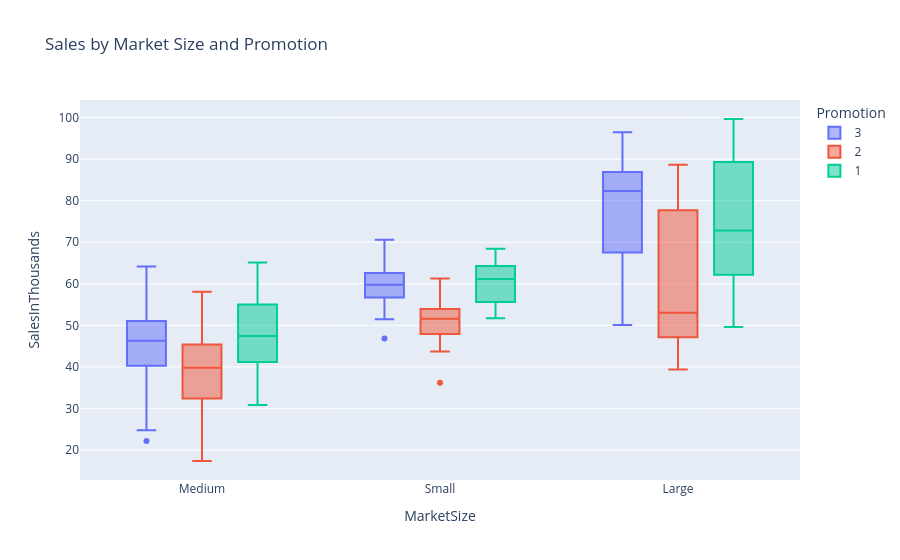

Notebook code cell kept with this figure:
### Code cell
fig = px.box(
    df,
    x="MarketSize",
    y="SalesInThousands",
    color="Promotion",
    title="Sales by Market Size and Promotion"
)
fig.show()

### Figure 1 — Plotly figure (JSON) as saved in the notebook; plotly's stock layout.template omitted (floating-point values rounded to 4 significant figures; data arrays with more than 128 entries replaced by an {"elided": "..."} marker saying what was removed)
{"data": [{"alignmentgroup": "True", "hovertemplate": "Promotion=3<br>MarketSize=%{x}<br>SalesInThousands=%{y}<extra></extra>", "legendgroup": "3", "marker": {"color": "#636efa"}, "name": "3", "notched": false, "offsetgroup": "3", "orientation": "v", "showlegend": true, "type": "box", "x": {"elided": "188 str values"}, "x0": " ", "xaxis": "x", "y": {"elided": "188 float values"}, "y0": " ", "yaxis": "y"}, {"alignmentgroup": "True", "hovertemplate": "Promotion=2<br>MarketSize=%{x}<br>SalesInThousands=%{y}<extra></extra>", "legendgroup": "2", "marker": {"color": "#EF553B"}, "name": "2", "notched": false, "offsetgroup": "2", "orientation": "v", "showlegend": true, "type": "box", "x": {"elided": "188 str values"}, "x0": " ", "xaxis": "x", "y": {"elided": "188 float values"}, "y0": " ", "yaxis": "y"}, {"alignmentgroup": "True", "hovertemplate": "Promotion=1<br>MarketSize=%{x}<br>SalesInThousands=%{y}<extra></extra>", "legendgroup": "1", "marker": {"color": "#00cc96"}, "name": "1", "notched": false, "offsetgroup": "1", "orientation": "v", "showlegend": true, "type": "box", "x": {"elided": "172 str values"}, "x0": " ", "xaxis": "x", "y": {"elided": "172 float values"}, "y0": " ", "yaxis": "y"}], "layout": {"boxmode": "group", "legend": {"title": {"text": "Promotion"}, "tracegroupgap": 0}, "title": {"text": "Sales by Market Size and Promotion"}, "xaxis": {"anchor": "y", "domain": [0, 1], "title": {"text": "MarketSize"}}, "yaxis": {"anchor": "x", "domain": [0, 1], "title": {"text": "SalesInThousands"}}}}
